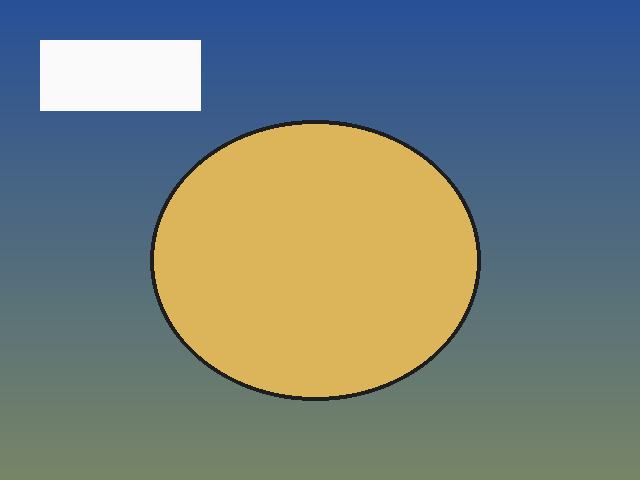
#> input picture examples/media/images/scene.png, 640 x 480 px; its folder holds only this picture in this run
$ python profile_media.py --in ../examples/media/images/scene.png --out out.png
#> lines starting #> are read from the running program, lines starting #| are printed output that depends on the picture
#!/usr/bin/env python3
"""Profile an image set or an audio set without changing it.

Media files fail differently from tables.  A corrupt JPEG opens without error in
some readers; a 4000x6000 photo and a 64x64 thumbnail sit in the same folder; the
same image is re-exported three times at different sizes; a WAV is clipped or
90% silence.  None of that shows up in a row count.

Perceptual duplicates are detected with a 64-bit average hash.  It is deliberately
crude -- it catches re-encodes and resizes, and it will not catch a crop.  The
profile says which one it is doing.

Usage
    python scripts/profile_media.py --in images/ --kind image --out profile.json
    python scripts/profile_media.py --in audio/  --kind audio --out profile.json
    python scripts/profile_media.py --in mixed/  --kind auto  --out profile.json
"""
from __future__ import annotations

import argparse
import hashlib
import json
import math
import shutil
import subprocess
import sys
import wave
from collections import Counter
from datetime import datetime, timezone
from pathlib import Path
from typing import Any, Dict, List, Optional

import numpy as np

SCHEMA_VERSION = "1.0"
IMAGE_SUFFIXES = {".jpg", ".jpeg", ".png", ".webp", ".bmp", ".tif", ".tiff", ".gif"}
AUDIO_SUFFIXES = {".wav", ".mp3", ".flac", ".m4a", ".ogg", ".aac", ".wma"}


def _round(v: Any, d: int = 6) -> Optional[float]:
    try:
        f = float(v)
    except (TypeError, ValueError):
        return None
    if math.isnan(f) or math.isinf(f):
        return None
    return round(f, d)


def ahash(path: Path, size: int = 8) -> Optional[str]:
    """64-bit average hash: resize to 8x8 grey, threshold at the mean."""
    try:
        from PIL import Image
        with Image.open(path) as im:
            small = im.convert("L").resize((size, size), Image.Resampling.LANCZOS)
            arr = np.asarray(small, dtype=float)
        bits = (arr > arr.mean()).flatten()
        value = 0
        for b in bits:
            value = (value << 1) | int(bool(b))
        return "%016x" % value
    except Exception:
        return None


# [5 lines left out: function hamming, not called in this run]


def profile_image(path: Path) -> Dict[str, Any]:
    out: Dict[str, Any] = {"file": path.name, "path": str(path),
                           "bytes": path.stat().st_size,
                           "sha256": hashlib.sha256(path.read_bytes()).hexdigest()}
    try:
        from PIL import Image
        with Image.open(path) as im:
#> im is the input picture: PIL image 640x480 RGB; mean R, G, B 117.2, 127.4, 121.6
            im.load()
            out.update({"width": int(im.width), "height": int(im.height),
                        "mode": im.mode, "format": im.format,
                        "aspect_ratio": _round(im.width / im.height if im.height else None, 4),
                        "megapixels": _round(im.width * im.height / 1e6, 3)})
            exif = im.getexif()
            out["has_exif"] = bool(len(exif))
            if exif:
                out["exif_orientation"] = exif.get(274)
            small = im.convert("L")
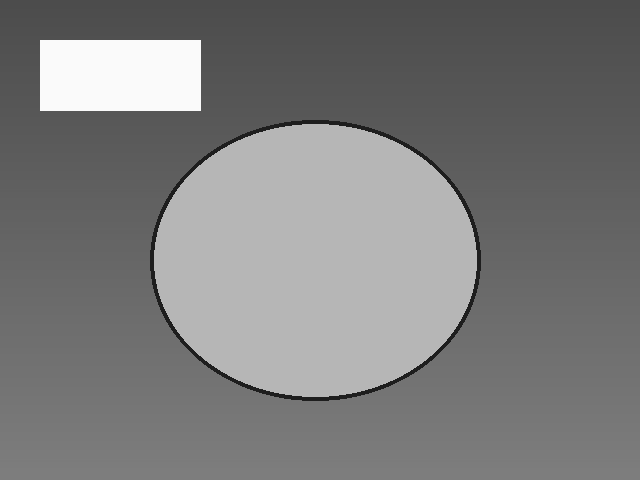
#> small: PIL image 640x480 L; min 30, max 250, mean 123.8
            arr = np.asarray(small, dtype=float)
            out["mean_brightness"] = _round(arr.mean(), 2)
            out["contrast_sd"] = _round(arr.std(), 2)
            out["nearly_blank"] = bool(arr.std() < 2.0)
        out["ahash"] = ahash(path)
#> the loop in ahash, `for b in bits:` made 64 passes
#> (b, value) on passes 3 to 14: (False, 2), (False, 4), (False, 8), (False, 16), (False, 32), (False, 64), (True, 129), (True, 259), (True, 519), (False, 1038), (False, 2076), (False, 4152)
#> value on passes 1 to 2: 0, 1
#> after the loop in ahash, `for b in bits:`: value = 4674763060198250496
        out["ok"] = True
    except Exception as exc:
        out.update({"ok": False, "error": "%s: %s" % (type(exc).__name__, exc)})
    return out


# [72 lines left out: functions _ffprobe, profile_audio, not called in this run]


def main(argv: Optional[List[str]] = None) -> int:
    ap = argparse.ArgumentParser(description="profile an image or audio set")
    ap.add_argument("--in", dest="inp", required=True)
    ap.add_argument("--kind", default="auto", choices=["auto", "image", "audio"])
    ap.add_argument("--out", required=True)
    ap.add_argument("--near-duplicate-hamming", type=int, default=4,
                    help="max Hamming distance on the 64-bit aHash (default 4)")
    args = ap.parse_args(argv)

    root = Path(args.inp)
    if not root.exists():
        print("input not found: %s" % root, file=sys.stderr)
        return 2
    files = ([root] if root.is_file() else
             sorted(p for p in root.rglob("*") if p.is_file()))

    kind = args.kind
    if kind == "auto":
        n_img = sum(1 for p in files if p.suffix.lower() in IMAGE_SUFFIXES)
        n_aud = sum(1 for p in files if p.suffix.lower() in AUDIO_SUFFIXES)
        kind = "image" if n_img >= n_aud else "audio"
        if max(n_img, n_aud) == 0:
            print("no image or audio files under %s" % root, file=sys.stderr)
            return 2

    if kind == "image":
        items = [profile_image(p) for p in files if p.suffix.lower() in IMAGE_SUFFIXES]
#> items = 1 item
    else:
        items = [profile_audio(p) for p in files if p.suffix.lower() in AUDIO_SUFFIXES]

    flags: List[Dict[str, Any]] = []
    if not items:
        print("no %s files under %s" % (kind, root), file=sys.stderr)
        return 2

    bad = [i["file"] for i in items if not i.get("ok")]
#> bad = []
    if bad:
        flags.append({"type": "unreadable_files", "severity": "P1",
                      "count": len(bad), "examples": bad[:5],
                      "detail": "these files cannot be decoded; a silent skip would "
                                "change the denominator of every downstream figure"})
    exact = Counter(i["sha256"] for i in items)
#> exact = 1 item
    exact_dups = sum(c - 1 for c in exact.values() if c > 1)
#> exact_dups = 0
    if exact_dups:
        flags.append({"type": "byte_identical_duplicates", "severity": "P2",
                      "count": exact_dups,
                      "detail": "byte-identical files inflate the file count"})

    summary: Dict[str, Any] = {"n_files": len(items),
                               "n_ok": sum(1 for i in items if i.get("ok")),
                               "n_unreadable": len(bad)}
#> summary = {'n_files': 1, 'n_ok': 1, 'n_unreadable': 0}

    if kind == "image":
        ok = [i for i in items if i.get("ok")]
#> ok = 1 item
        if ok:
            widths = [i["width"] for i in ok]
#> widths = [640]
            heights = [i["height"] for i in ok]
#> heights = [480]
            summary.update({
                "width": {"min": min(widths), "max": max(widths),
                          "median": float(np.median(widths))},
                "height": {"min": min(heights), "max": max(heights),
                           "median": float(np.median(heights))},
                "formats": dict(Counter(i["format"] for i in ok)),
                "modes": dict(Counter(i["mode"] for i in ok)),
                "nearly_blank": [i["file"] for i in ok if i.get("nearly_blank")],
                "with_exif": sum(1 for i in ok if i.get("has_exif")),
            })
            near = []
            # Uniform images all hash to the same value, so a blank frame would
            # "match" every other blank frame. They are already reported as
            # nearly_blank; keeping them here would bury the real duplicate.
            hashed = [i for i in ok if i.get("ahash") and not i.get("nearly_blank")]
#> hashed = 1 item
            for a in range(len(hashed)):
                for b in range(a + 1, len(hashed)):
                    dist = hamming(hashed[a]["ahash"], hashed[b]["ahash"])
                    if dist <= args.near_duplicate_hamming and \
                            hashed[a]["sha256"] != hashed[b]["sha256"]:
                        near.append({"a": hashed[a]["file"], "b": hashed[b]["file"],
                                     "hamming": dist})
#> this loop made 1 pass
#> after the loop, near = []
            summary["near_duplicate_pairs"] = near[:50]
            summary["hash_method"] = ("64-bit average hash; catches re-encode and resize, "
                                      "not crop")
            if near:
                flags.append({"type": "near_duplicate_images", "severity": "P2",
                              "count": len(near),
                              "detail": "aHash distance <= %d; confirm these are not the "
                                        "same image exported twice"
                                        % args.near_duplicate_hamming})
            if len(set(widths)) > 1:
                flags.append({"type": "mixed_resolutions", "severity": "P3",
                              "detail": "widths range %d-%d; a pixel-level comparison "
                                        "across these images is not valid"
                                        % (min(widths), max(widths))})
    else:
        ok = [i for i in items if i.get("ok")]
        if ok:
            durations = [i["duration_s"] for i in ok if i.get("duration_s")]
            summary.update({
                "total_duration_s": _round(sum(durations), 3) if durations else None,
                "duration_s": ({"min": min(durations), "max": max(durations),
                                "median": float(np.median(durations))}
                               if durations else None),
                "sample_rates": dict(Counter(str(i.get("sample_rate")) for i in ok)),
                "channels": dict(Counter(str(i.get("channels")) for i in ok)),
                "clipped_files": [i["file"] for i in ok
                                  if (i.get("clip_fraction") or 0) > 0.001],
                "mostly_silent_files": [i["file"] for i in ok
                                        if (i.get("silence_fraction") or 0) > 0.5],
            })
            if summary["clipped_files"]:
                flags.append({"type": "clipping", "severity": "P1",
                              "count": len(summary["clipped_files"]),
                              "detail": ">0.1%% of samples sit at full scale; the waveform "
                                        "is truncated and peak amplitude is not a "
                                        "measurement"})
            if summary["mostly_silent_files"]:
                flags.append({"type": "mostly_silent", "severity": "P2",
                              "count": len(summary["mostly_silent_files"]),
                              "detail": "more than half the frames are below -80 dBFS"})
            if len(summary["sample_rates"]) > 1:
                flags.append({"type": "mixed_sample_rates", "severity": "P2",
                              "detail": "sample rates differ across files; resample "
                                        "explicitly or compare features, not waveforms"})
        if kind == "audio" and any("ffprobe" in str(i.get("error", "")) for i in items):
            flags.append({"type": "decoder_missing", "severity": "P2",
                          "detail": "compressed audio was not decoded; install ffmpeg "
                                    "to measure clipping and silence"})

    profile = {
        "schema_version": SCHEMA_VERSION,
        "source": str(root),
        "modality": "image-set" if kind == "image" else "audio-set",
        "generated": datetime.now(timezone.utc).isoformat(),
        "read_mode": "binary",
        "shape": {"n_rows": len(items), "n_cols": 1},
        "summary": summary,
        "items": items,
        "columns": {}, "column_roles": {},
        "anomalies": {"flags": flags},
        "target_candidate": None,
        "group_candidate": {"candidates": [], "rejected": [
            {"column": "file", "reason": "a filename is not a grouping variable"}]},
        "independent_unit_hint": "one %s file" % kind,
    }
    Path(args.out).parent.mkdir(parents=True, exist_ok=True)
    Path(args.out).write_text(json.dumps(profile, indent=2, ensure_ascii=False),
                              encoding="utf-8")
    print("profile_media: %d %s file(s), %d unreadable, %d flag(s) -> %s"
          % (len(items), kind, len(bad), len(flags), args.out))
#| profile_media: 1 image file(s), 0 unreadable, 0 flag(s) -> out.png
    return 0 if len(bad) < len(items) else 1


if __name__ == "__main__":
    raise SystemExit(main())
#> (the program exits here)
